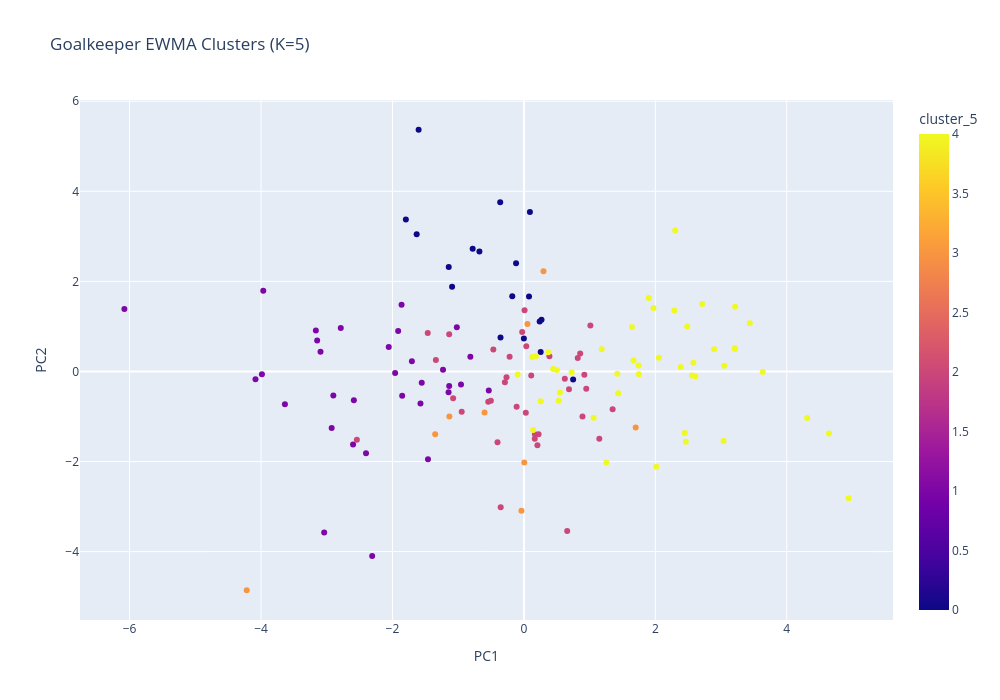

The notebook cell this image was saved under:
### Code cell
pca = PCA(n_components=2)

X_ewma_pca = pca.fit_transform(X_ewma_scaled)

df_ewma["PC1"] = X_ewma_pca[:,0]
df_ewma["PC2"] = X_ewma_pca[:,1]

fig = px.scatter(
    df_ewma,
    x="PC1",
    y="PC2",
    color="cluster_5",
    hover_name='player',         
    hover_data=['team',], 
    title="Goalkeeper EWMA Clusters (K=5)",
    width=1000,
    height=700
)

fig.show()

### Figure 1 — Plotly figure (JSON) as saved in the notebook; plotly's stock layout.template omitted (floating-point values rounded to 4 significant figures; data arrays with more than 128 entries replaced by an {"elided": "..."} marker saying what was removed)
{"data": [{"customdata": {"elided": "140x1 str values"}, "hovertemplate": "<b>%{hovertext}</b><br><br>PC1=%{x}<br>PC2=%{y}<br>team=%{customdata[0]}<br>cluster_5=%{marker.color}<extra></extra>", "hovertext": {"elided": "140 str values"}, "legendgroup": "", "marker": {"color": {"elided": "140 int values"}, "coloraxis": "coloraxis", "symbol": "circle"}, "mode": "markers", "name": "", "orientation": "v", "showlegend": false, "type": "scatter", "x": {"elided": "140 float values"}, "xaxis": "x", "y": {"elided": "140 float values"}, "yaxis": "y"}], "layout": {"coloraxis": {"colorbar": {"title": {"text": "cluster_5"}}, "colorscale": [[0, "#0d0887"], [0.1111, "#46039f"], [0.2222, "#7201a8"], [0.3333, "#9c179e"], [0.4444, "#bd3786"], [0.5556, "#d8576b"], [0.6667, "#ed7953"], [0.7778, "#fb9f3a"], [0.8889, "#fdca26"], [1, "#f0f921"]]}, "height": 700, "legend": {"tracegroupgap": 0}, "title": {"text": "Goalkeeper EWMA Clusters (K=5)"}, "width": 1000, "xaxis": {"anchor": "y", "domain": [0, 1], "title": {"text": "PC1"}}, "yaxis": {"anchor": "x", "domain": [0, 1], "title": {"text": "PC2"}}}}
